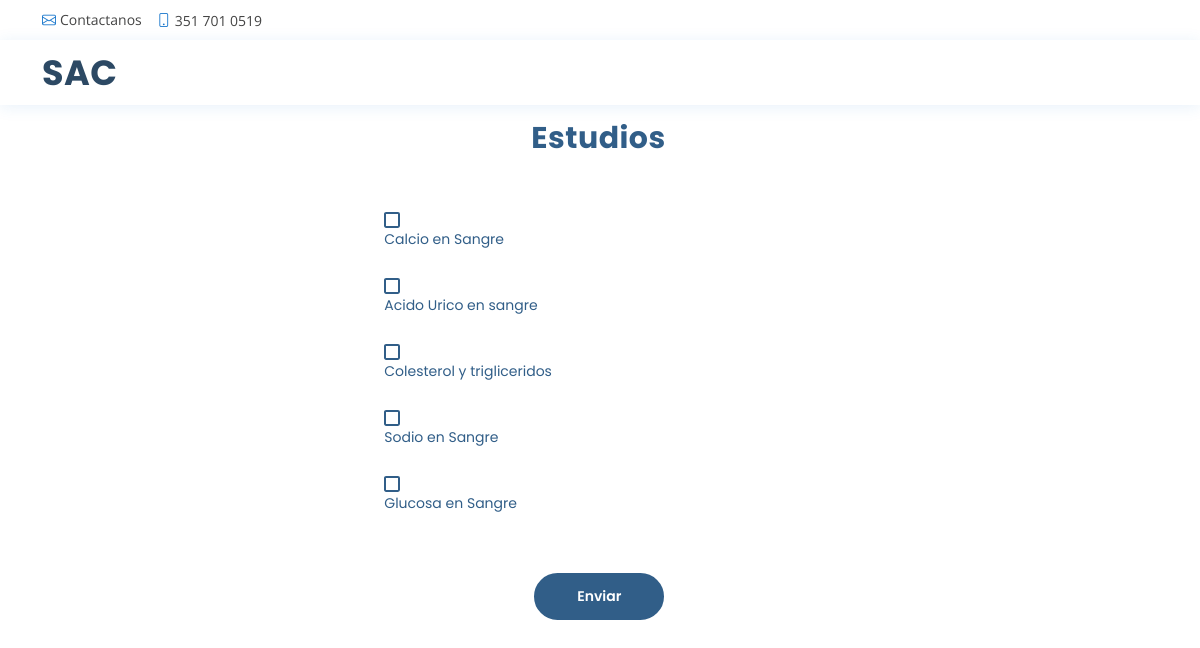
Page /estudios/ (signed in) on the committed database.
### app/models.py (models this page shows)
class Estudio(models.Model):
    nombre = models.CharField(("Nombre"), max_length=50)
    codigo = models.CharField(("Codigo"), max_length=50)
    valor_ref_min = models.CharField(("Valor Referencia Minimo"), max_length=50)
    valor_ref_max = models.CharField(("Valor Referencia Maximo"), max_length=50)
    valor_hallado = models.CharField(("Valor Hallado"), max_length=50, null=True)

### app/views.py (the view, shortened to what this page needs)
# urls.py: path("estudios/", EstudiosView.as_view(), name="estudios"),
class EstudiosView(View):
    template_name = 'estudios.html'
    def get(self, request):
        estudios = Estudio.objects.all()
        return render(request, self.template_name, {'estudios':estudios})

### app/templates/estudios.html (shortened to what this page needs)
{% load static %}
{% if user.is_authenticated %}
<!DOCTYPE html>
<html lang="en">
<head>
  <link href="{% static 'assets/fontawesome-free/css/all.min.css' %}" rel="stylesheet">
  <link href="{% static 'assets/bootstrap/css/bootstrap.min.css' %}" rel="stylesheet">
  <link href="{% static 'assets/bootstrap-icons/bootstrap-icons.css' %}" rel="stylesheet">
  <link href="{% static 'assets/boxicons/css/boxicons.min.css' %}" rel="stylesheet">
  <link href="{% static 'assets/glightbox/css/glightbox.min.css' %}" rel="stylesheet">
  <link href="{% static 'assets/remixicon/remixicon.css' %}" rel="stylesheet">
  <link href="{% static 'assets/swiper/swiper-bundle.min.css' %}" rel="stylesheet">
  <link href="{% static 'assets/css/style.css' %}" rel="stylesheet">
  <div id="topbar" class="d-flex align-items-center fixed-top">
    <div class="container d-flex justify-content-between">
      <div class="contact-info d-flex align-items-center">
        <i class="bi bi-envelope"></i> <a href="joaquinparraga51@gmail.com">Contactanos</a>
        <i class="bi bi-phone"></i> 351 701 0519
      </div>
    </div>
  </div>
  <header id="header" class="fixed-top">
    <div class="container d-flex align-items-center">
      <h1 class="logo me-auto"><a href={%url "home" %}>SAC</a></h1>
    </div>
  </header>
<body>
    <h2>Selecciona tus opciones:</h2>
<div class="estudios-box">
    <form method="post">
        <h2 class="solicitud-t" >Estudios</h2>
        {% for estudio in estudios %}
        <input type="checkbox" id="opcion" name="estudio{{estudio.id}}">
        <label for="opcion1">{{ estudio.nombre }}</label><br>
        {% endfor %}
        <input class="btn-estudios" type="submit" value="Enviar">
    </form>
</div>
</body>
</html>
{% else %}
	<script>
	      window.location.href = "{% url 'index' %}";
   	 </script>
{% endif %}

### app/static/assets/css/style.css (style rules this page uses)
body { font-family: "Open Sans", sans-serif; color: #444444; }
a { color: #1977cc; text-decoration: none; }
h1, h2, h3, h4, h5, h6 { font-family: "Raleway", sans-serif; }
label { display: block; margin-bottom: 8px; }
#topbar { background: #fff; height: 40px; font-size: 14px; transition: all 0.5s; z-index: 996; }
#topbar .contact-info a { line-height: 1; color: #444444; transition: 0.3s; }
#topbar .contact-info i { color: #1977cc; padding-right: 4px; margin-left: 15px; line-height: 0; }
#topbar .contact-info i:first-child { margin-left: 0; }
#header { background: #fff; transition: all 0.5s; z-index: 997; padding: 15px 0; top: 40px; box-shadow: 0px 2px 15px rgba(25, 119, 204, 0.1); }
#header .logo { font-size: 35px; margin: 0; padding: 0; line-height: 1; font-weight: 700; letter-spacing: 0.5px; font-family: "Poppins", sans-serif; }
.solicitud-t { font-size: 30px; line-height: 1; margin-bottom: 60px; color: #315e88; font-weight: 700; margin-left: 147px; letter-spacing: 0.5px; font-family: "Poppins", sans-serif; }
#header .logo a { color: #2c4964; }
.estudios-box { display: flex; height: 650px; color: #315e88; font-size: 14px; margin-right: 150px; font-family: "Poppins", sans-serif; align-items: center; justify-content: center; }

### rows in the picture
Estudio: nombre "Calcio en Sangre"
Estudio: nombre "Acido Urico en sangre"
Estudio: nombre "Colesterol y trigliceridos"
Estudio: nombre "Sodio en Sangre"
Estudio: nombre "Glucosa en Sangre"
